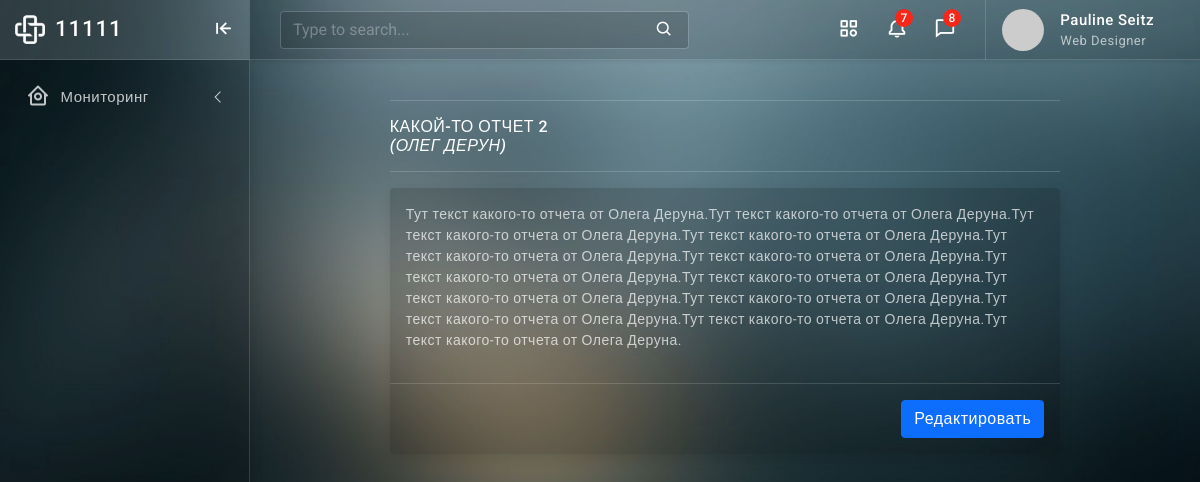
Page /note/2/ on the committed database.
### notes/models.py (models this page shows, shortened)
class Note(models.Model):
    title = models.CharField("Заголовок", max_length=100)
    user = models.ForeignKey('NoteAuthor', on_delete=models.SET_NULL, blank=True, null=True, verbose_name='Пользователь')
    created = models.DateField("Создана", auto_now=True)
    status = models.BooleanField("Закрыто?", default=False)
    textarea = models.TextField("Поле для отчета", max_length=1000)
    class Meta:
        verbose_name = 'Отчет'
        verbose_name_plural = 'Отчеты'

class NoteAuthor(models.Model):
    name = models.CharField("Имя", max_length=20)
    surname = models.CharField("Фамилия", max_length=20)
    post = models.CharField(max_length=1, choices=POST_CHOICES, default="Оператор", verbose_name="Должность")
    class Meta:
        verbose_name = 'Пользователь'
        verbose_name_plural = 'Пользователи'
    def __str__(self):
        return '{0} {1}'.format (self.name, self.surname)

### notes/views.py (the view)
# urls.py: path('note/<int:pk>/', views.NoteDetailView.as_view(), name='note-detail'),
class NoteDetailView(generic.DetailView):
    model = Note

### templates/notes/note_detail.html
{% extends 'notes/layout.html' %}
{% block content %}
<div class="page-wrapper">
  <div class="page-content">
    <div class="row">
      <div class="col-xl-9 mx-auto">
        <hr>
        <h6 class="mb-0 text-uppercase">{{ note.title }}<p><em>({{ note.user }})</em></p></h6>
        <hr/>
        <div class="card">
          <div class="card-body">
            <p>{{ note.textarea }}</p>
          </div>
          <div class="modal-footer">
            <button type="button" class="btn btn-primary"><a href="{% url 'note-edit' note.id %}">Редактировать</a></button>
          </div>
        </div>
      </div>
    </div>
  </div>
</div>
{% endblock content %}

### notes/static/notes/css/app.css (style rules this page uses)
body { font-size: 14px; letter-spacing: .5px; font-family: Roboto, sans-serif; overflow-x:hidden }
a { text-decoration: none }
.page-wrapper { height: 100%; margin-top: 60px; margin-bottom: 0px; margin-left: 250px }
.page-content { padding: 1.5rem 1.5rem 0 1.5rem }
body.bg-theme2 { background-image: url(../images/bg-themes/2.png); }
.bg-theme { background-size: 100% 100%; background-attachment: fixed; background-position: center; background-repeat: no-repeat; transition: background .3s; }
.bg-theme { background-size: 100% 100%; background-attachment: fixed; background-position: center; background-repeat: no-repeat; transition: background .2s; }

### rows in the picture
Note: title "КАКОЙ-ТО ОТЧЕТ 2", user "ОЛЕГ ДЕРУН", textarea "Тут текст какого-то отчета от Олега Деруна.Тут текст какого-то отчета от Олега Деруна.Тут текст какого-то отчета от Олега Деруна.Тут текст какого-то отчета от Олега Деруна.Тут текст какого-то отчета от Олега Деруна.Тут текст какого-то отчета от Олега Деруна.Тут текст какого-то отчета от Олега Деруна.Тут текст какого-то отчета от Олега Деруна.Тут текст какого-то отчета от Олега Деруна.Тут текст какого-то отчета от Олега Деруна.Тут текст какого-то отчета от Олега Деруна.Тут текст какого-то отчета от Олега Деруна.Тут текст какого-то отчета от Олега Деруна."
